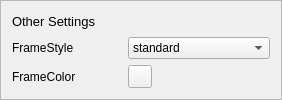
             <widget class="QFrame" name="bs_setting_other">
              <property name="frameShape">
               <enum>QFrame::Shape::StyledPanel</enum>
              </property>
              <property name="frameShadow">
               <enum>QFrame::Shadow::Raised</enum>
              </property>
              <layout class="QGridLayout" name="gridLayout_9">
               <item row="1" column="1">
                <widget class="QComboBox" name="bs_o_border_combo">
                 <property name="minimumSize">
                  <size>
                   <width>142</width>
                   <height>0</height>
                  </size>
                 </property>
                 <item>
                  <property name="text">
                   <string>standard</string>
                  </property>
                 </item>
                 <item>
                  <property name="text">
                   <string>left bottom</string>
                  </property>
                 </item>
                 <item>
                  <property name="text">
                   <string>top right</string>
                  </property>
                 </item>
                 <item>
                  <property name="text">
                   <string>top</string>
                  </property>
                 </item>
                 <item>
                  <property name="text">
                   <string>bottom</string>
                  </property>
                 </item>
                 <item>
                  <property name="text">
                   <string>left</string>
                  </property>
                 </item>
                 <item>
                  <property name="text">
                   <string>right</string>
                  </property>
                 </item>
                 <item>
                  <property name="text">
                   <string>none</string>
                  </property>
                 </item>
                </widget>
               </item>
               <item row="1" column="0">
                <widget class="QLabel" name="bs_o_border">
                 <property name="minimumSize">
                  <size>
                   <width>110</width>
                   <height>0</height>
                  </size>
                 </property>
                 <property name="maximumSize">
                  <size>
                   <width>16777215</width>
                   <height>16777215</height>
                  </size>
                 </property>
                 <property name="text">
                  <string>FrameStyle</string>
                 </property>
                </widget>
               </item>
               <item row="0" column="0">
                <widget class="QLabel" name="bs_o_label">
                 <property name="font">
                  <font>
                   <pointsize>10</pointsize>
                  </font>
                 </property>
                 <property name="text">
                  <string>Other Settings</string>
                 </property>
                </widget>
               </item>
               <item row="2" column="0">
                <widget class="QLabel" name="bs_o_border_color_label">
                 <property name="text">
                  <string>FrameColor</string>
                 </property>
                </widget>
               </item>
               <item row="2" column="1">
                <widget class="QToolButton" name="bs_o_border_color_btn">
                 <property name="text">
                  <string/>
                 </property>
                </widget>
               </item>
              </layout>
             </widget>
